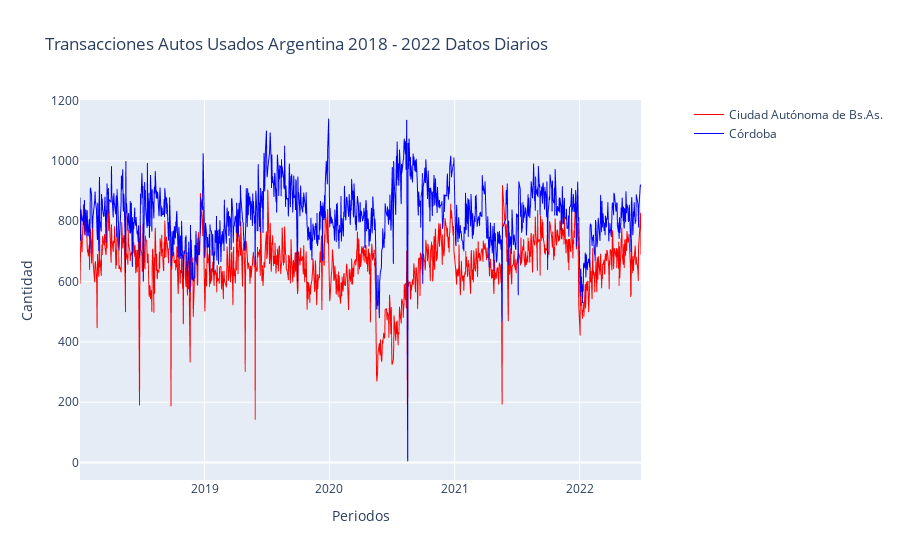

The notebook cell this image was saved under:
### Code cell
get_line_plot(df_ts, "tramite_fecha", "Ciudad Autónoma de Bs.As.", "Córdoba", "Transacciones Autos Usados Argentina 2018 - 2022 Datos Diarios")

### Figure 1 — Plotly figure (JSON) as saved in the notebook; plotly's stock layout.template omitted (floating-point values rounded to 4 significant figures; data arrays with more than 128 entries replaced by an {"elided": "..."} marker saying what was removed)
{"data": [{"hovertemplate": "tramite_fecha=%{x}<br>Ciudad Autónoma de Bs.As.=%{y}<extra></extra>", "legendgroup": "", "line": {"color": "red", "dash": "solid", "width": 1}, "mode": "lines", "name": "Ciudad Autónoma de Bs.As.", "showlegend": true, "type": "scattergl", "x": {"elided": "1106 str values"}, "xaxis": "x", "y": {"elided": "1106 int values"}, "yaxis": "y"}, {"hovertemplate": "tramite_fecha=%{x}<br>Córdoba=%{y}<extra></extra>", "legendgroup": "", "line": {"color": "#0000ff", "dash": "solid", "width": 1}, "mode": "lines", "name": "Córdoba", "showlegend": true, "type": "scattergl", "x": {"elided": "1106 str values"}, "xaxis": "x", "y": {"elided": "1106 int values"}, "yaxis": "y"}], "layout": {"autosize": true, "title": {"text": "Transacciones Autos Usados Argentina 2018 - 2022 Datos Diarios"}, "xaxis": {"anchor": "y", "autorange": true, "domain": [0, 0.94], "range": ["2018-01-02", "2022-06-30"], "title": {"text": "Periodos"}, "type": "date"}, "yaxis": {"anchor": "x", "autorange": true, "domain": [0, 1], "range": [-58.0, 1202], "title": {"text": "Cantidad"}, "type": "linear"}, "yaxis2": {"anchor": "x", "overlaying": "y", "side": "right", "title": {"text": "Cantidad"}}}}
